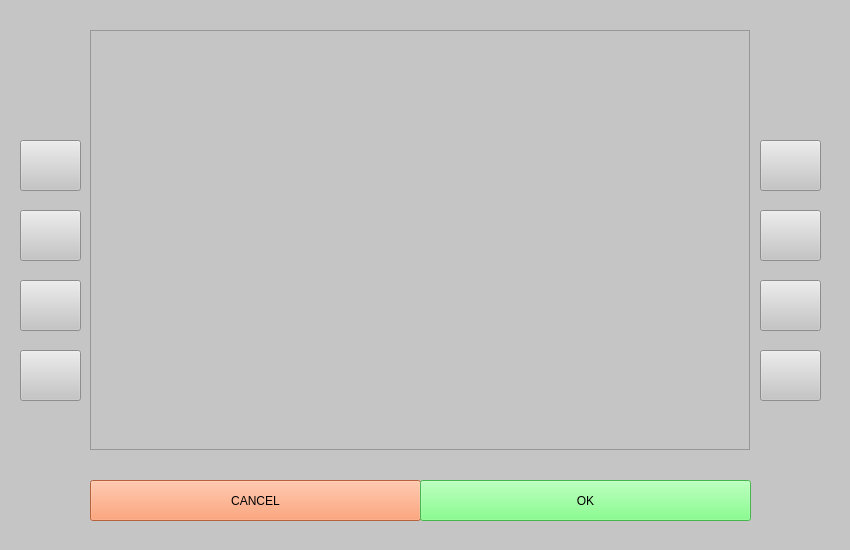
<?xml version="1.0" encoding="UTF-8"?>
<ui version="4.0">
 <class>MainWindow</class>
 <widget class="QWidget" name="MainWindow">
  <property name="geometry">
   <rect>
    <x>0</x>
    <y>0</y>
    <width>850</width>
    <height>550</height>
   </rect>
  </property>
  <property name="minimumSize">
   <size>
    <width>850</width>
    <height>550</height>
   </size>
  </property>
  <property name="maximumSize">
   <size>
    <width>850</width>
    <height>600</height>
   </size>
  </property>
  <property name="mouseTracking">
   <bool>false</bool>
  </property>
  <property name="windowTitle">
   <string>ATM</string>
  </property>
  <property name="autoFillBackground">
   <bool>false</bool>
  </property>
  <property name="styleSheet">
   <string notr="true">background-color: rgb(197, 197, 197)</string>
  </property>
  <widget class="QPushButton" name="Left_button_1">
   <property name="geometry">
    <rect>
     <x>20</x>
     <y>350</y>
     <width>61</width>
     <height>51</height>
    </rect>
   </property>
   <property name="autoFillBackground">
    <bool>false</bool>
   </property>
   <property name="styleSheet">
    <string notr="true">border-image: url(../resources/button.png)</string>
   </property>
   <property name="text">
    <string/>
   </property>
  </widget>
  <widget class="QPushButton" name="Left_button_2">
   <property name="geometry">
    <rect>
     <x>20</x>
     <y>280</y>
     <width>61</width>
     <height>51</height>
    </rect>
   </property>
   <property name="autoFillBackground">
    <bool>false</bool>
   </property>
   <property name="styleSheet">
    <string notr="true">border-image: url(../resources/button.png)</string>
   </property>
   <property name="text">
    <string/>
   </property>
  </widget>
  <widget class="QPushButton" name="Left_button_3">
   <property name="geometry">
    <rect>
     <x>20</x>
     <y>210</y>
     <width>61</width>
     <height>51</height>
    </rect>
   </property>
   <property name="autoFillBackground">
    <bool>false</bool>
   </property>
   <property name="styleSheet">
    <string notr="true">border-image: url(../resources/button.png)</string>
   </property>
   <property name="text">
    <string/>
   </property>
  </widget>
  <widget class="QPushButton" name="Left_button_4">
   <property name="geometry">
    <rect>
     <x>20</x>
     <y>140</y>
     <width>61</width>
     <height>51</height>
    </rect>
   </property>
   <property name="autoFillBackground">
    <bool>false</bool>
   </property>
   <property name="styleSheet">
    <string notr="true">border-image: url(../resources/button.png)</string>
   </property>
   <property name="text">
    <string/>
   </property>
  </widget>
  <widget class="QPushButton" name="Right_button_1">
   <property name="geometry">
    <rect>
     <x>760</x>
     <y>350</y>
     <width>61</width>
     <height>51</height>
    </rect>
   </property>
   <property name="autoFillBackground">
    <bool>false</bool>
   </property>
   <property name="styleSheet">
    <string notr="true">border-image: url(../resources/button.png)</string>
   </property>
   <property name="text">
    <string/>
   </property>
  </widget>
  <widget class="QPushButton" name="Right_button_2">
   <property name="geometry">
    <rect>
     <x>760</x>
     <y>280</y>
     <width>61</width>
     <height>51</height>
    </rect>
   </property>
   <property name="autoFillBackground">
    <bool>false</bool>
   </property>
   <property name="styleSheet">
    <string notr="true">border-image: url(../resources/button.png)</string>
   </property>
   <property name="text">
    <string/>
   </property>
  </widget>
  <widget class="QPushButton" name="Right_button_3">
   <property name="geometry">
    <rect>
     <x>760</x>
     <y>210</y>
     <width>61</width>
     <height>51</height>
    </rect>
   </property>
   <property name="autoFillBackground">
    <bool>false</bool>
   </property>
   <property name="styleSheet">
    <string notr="true">border-image: url(../resources/button.png)</string>
   </property>
   <property name="text">
    <string/>
   </property>
  </widget>
  <widget class="QPushButton" name="Right_button_4">
   <property name="geometry">
    <rect>
     <x>760</x>
     <y>140</y>
     <width>61</width>
     <height>51</height>
    </rect>
   </property>
   <property name="autoFillBackground">
    <bool>false</bool>
   </property>
   <property name="styleSheet">
    <string notr="true">border-image: url(../resources/button.png)</string>
   </property>
   <property name="text">
    <string/>
   </property>
  </widget>
  <widget class="QFrame" name="frame">
   <property name="geometry">
    <rect>
     <x>90</x>
     <y>30</y>
     <width>660</width>
     <height>420</height>
    </rect>
   </property>
   <property name="minimumSize">
    <size>
     <width>660</width>
     <height>420</height>
    </size>
   </property>
   <property name="maximumSize">
    <size>
     <width>660</width>
     <height>420</height>
    </size>
   </property>
   <property name="frameShape">
    <enum>QFrame::StyledPanel</enum>
   </property>
   <property name="frameShadow">
    <enum>QFrame::Raised</enum>
   </property>
  </widget>
  <widget class="QPushButton" name="backspace">
   <property name="geometry">
    <rect>
     <x>90</x>
     <y>480</y>
     <width>331</width>
     <height>41</height>
    </rect>
   </property>
   <property name="styleSheet">
    <string notr="true">background-color: rgb(255, 139, 85)</string>
   </property>
   <property name="text">
    <string>CANCEL</string>
   </property>
  </widget>
  <widget class="QPushButton" name="OK">
   <property name="geometry">
    <rect>
     <x>420</x>
     <y>480</y>
     <width>331</width>
     <height>41</height>
    </rect>
   </property>
   <property name="styleSheet">
    <string notr="true">background-color: rgb(101, 255, 111)</string>
   </property>
   <property name="text">
    <string>OK</string>
   </property>
  </widget>
 </widget>
 <resources/>
 <connections/>
</ui>
